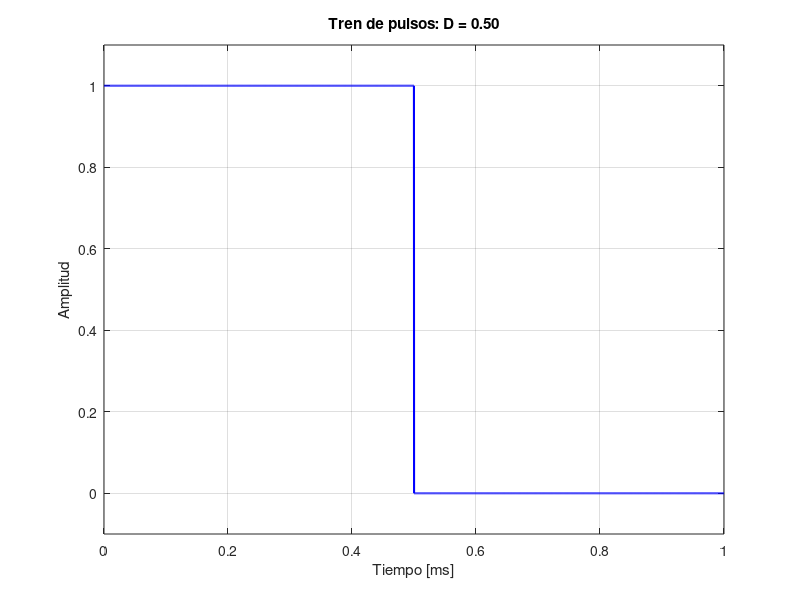
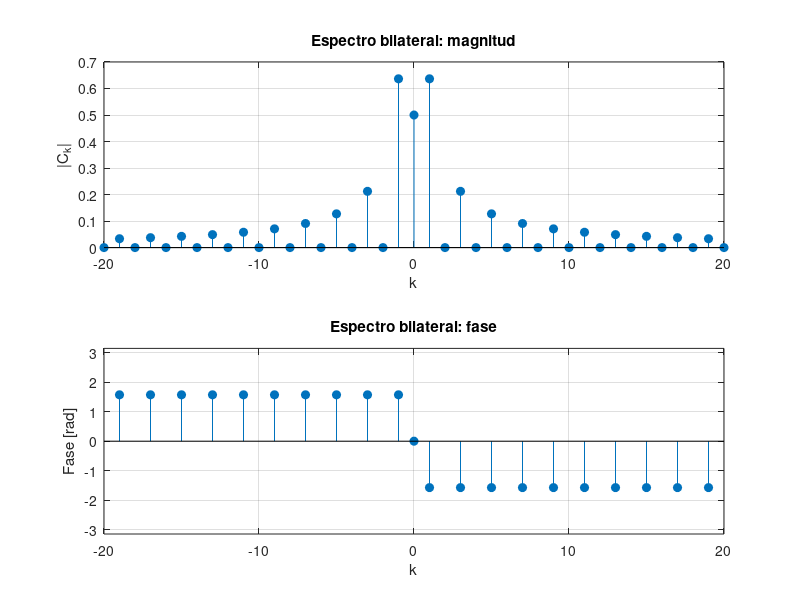
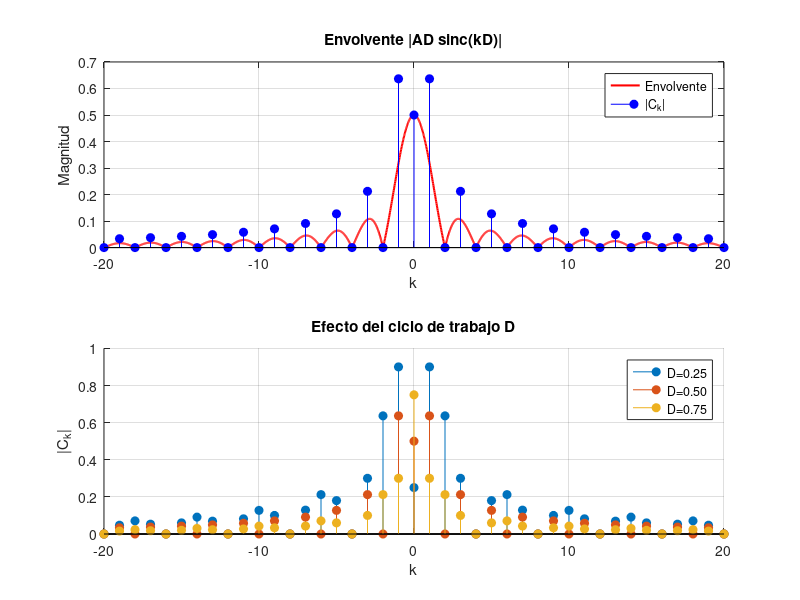
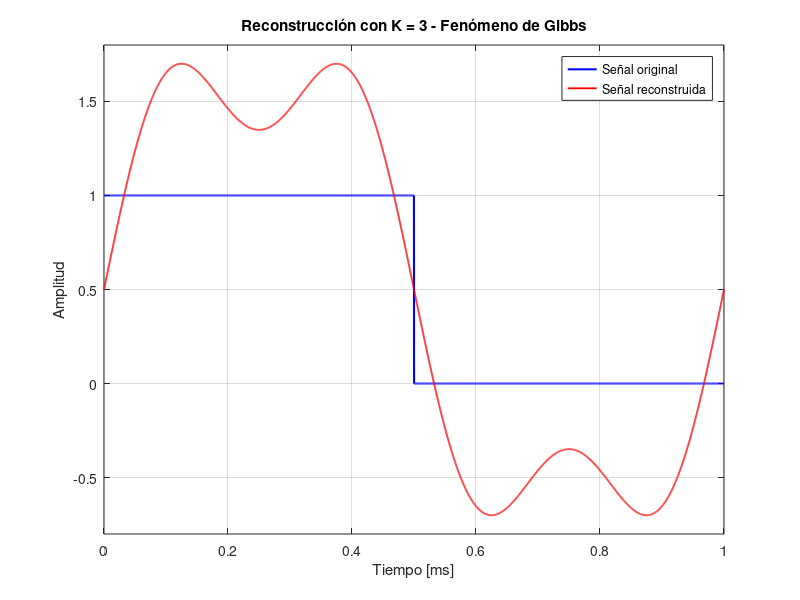

Source code (MATLAB) for these figures, in order:
clear;      
close all;  
clc;        

%% 1. TREN DE PULSOS PERIODICO
% -------------------------------------------------------------------------
% En esta sección se define una señal rectangular periódica.

A  = 1;                  % Amplitud del pulso.
f0 = 1000;               % Frecuencia fundamental [Hz].
T  = 1/f0;               % Periodo [s].
D  = 0.50;               % Ciclo de trabajo: 50%.
K  = 20;                 % Se analizarán armónicos desde -20 hasta 20.
w0 = 2*pi*f0;            % Frecuencia angular fundamental [rad/s].

% Se crean 5000 puntos dentro de un periodo.
% Mientras más puntos tengamos, más precisa será la representación
Nt = 5000;

% Genera un vector de tiempo desde 0 hasta T.
t = linspace(0,T,Nt);

% -------------------------------------------------------------------------
% DEFINICION DEL TREN DE PULSOS
% Como D = 0.5, el pulso ocupa la mitad del periodo.
% -------------------------------------------------------------------------

x = A*(t < D*T);

% Se crea una figura para observar la señal en el dominio del tiempo.
figure;

% Se grafica el tiempo en milisegundos para que sea más fácil de leer.
plot(t*1e3,x,'b','LineWidth',1.5);
grid on;

xlabel('Tiempo [ms]');
ylabel('Amplitud');

title(sprintf('Tren de pulsos: D = %.2f',D));

% Se limita el eje vertical para visualizar mejor el pulso.
ylim([-0.1 1.1]);


%% 2. COEFICIENTES DE FOURIER ANALITICOS Y NUMERICOS
% -------------------------------------------------------------------------

% Vector de índices de armónicos.
% Como K = 20:
% k = [-20 -19 ... -1 0 1 ... 19 20]
k = -K:K;

% -------------------------------------------------------------------------
% CALCULO ANALITICO DE LOS COEFICIENTES
% -------------------------------------------------------------------------


Ck_an = A*D*(k==0) + ...
        A*sinc(k*D).*exp(-1j*pi*k*D).*(k~=0);

Ck_an(k==0) = A*D;


% -------------------------------------------------------------------------
% CALCULO NUMERICO DE LOS COEFICIENTES
% -------------------------------------------------------------------------

% Se crea un vector inicialmente lleno de ceros para guardar los
% coeficientes numéricos.
Ck_num = zeros(size(k));

% Se recorre cada armónico.
for ii = 1:length(k)

    Ck_num(ii) = (1/T)*trapz(t,...
        x.*exp(-1j*k(ii)*w0*t));

end


% -------------------------------------------------------------------------
% COMPARACION ENTRE RESULTADO ANALITICO Y NUMERICO
% -------------------------------------------------------------------------
% -------------------------------------------------------------------------

fprintf('Error maximo analitico-numerico = %.3e\n',...
    max(abs(Ck_an-Ck_num)));


%% 3. ESPECTRO BILATERAL
% -------------------------------------------------------------------------

% angle() obtiene la fase de cada coeficiente complejo en radianes.
fase = angle(Ck_an);

% Cuando la magnitud es prácticamente cero, la fase no tiene significado.
% En esos puntos colocamos NaN para que MATLAB no los grafique.
fase(abs(Ck_an)<1e-10) = NaN;


% -------------------------------------------------------------------------
% GRAFICA DEL ESPECTRO
% -------------------------------------------------------------------------

figure;

% ---------------- MAGNITUD ----------------
subplot(2,1,1);

% stem() genera un gráfico discreto mediante "palitos".
stem(k,abs(Ck_an),'filled');

grid on;
xlabel('k');
ylabel('|C_k|');

title('Espectro bilateral: magnitud');


% ---------------- FASE ----------------
subplot(2,1,2);

stem(k,fase,'filled');

grid on;
xlabel('k');
ylabel('Fase [rad]');

title('Espectro bilateral: fase');

% La fase se limita entre -pi y pi.
ylim([-pi pi]);


%% 4. ENVOLVENTE SINC, EFECTO DE D Y CANCELACION DE ARMONICOS

% Se crea un vector con muchos puntos para dibujar suavemente
% la envolvente.
k_env = linspace(-K,K,2000);

% Se calcula la envolvente:
%
%       A*D*|sinc(kD)|
%
env = A*D*abs(sinc(k_env*D));


% -------------------------------------------------------------------------
% GRAFICA DE LA ENVOLVENTE Y LOS COEFICIENTES
% -------------------------------------------------------------------------

figure;

subplot(2,1,1);

% Se grafica la envolvente de manera continua.
plot(k_env,env,'r','LineWidth',1.5);
hold on;

% Se superponen los valores reales de los coeficientes de Fourier.
stem(k,abs(Ck_an),'b','filled');

grid on;
xlabel('k');
ylabel('Magnitud');

title('Envolvente |AD sinc(kD)|');

legend('Envolvente','|C_k|');


% -------------------------------------------------------------------------
% EFECTO DEL CICLO DE TRABAJO D
% -------------------------------------------------------------------------

D_values = [0.25 0.50 0.75];

subplot(2,1,2);
hold on;

% Se analiza cada valor de D.
for Dv = D_values

    % Se calculan los coeficientes de Fourier correspondientes
    % al nuevo ciclo de trabajo.
    Cv = A*Dv*(k==0) + ...
         A*sinc(k*Dv).*exp(-1j*pi*k*Dv).*(k~=0);

    % Se asegura el valor correcto de C0.
    Cv(k==0) = A*Dv;

    % Se grafica la magnitud de los coeficientes.
    stem(k,abs(Cv),'filled');

end

grid on;
xlabel('k');
ylabel('|C_k|');

title('Efecto del ciclo de trabajo D');

legend('D=0.25','D=0.50','D=0.75');


% -------------------------------------------------------------------------
% CANCELACION DE ARMONICOS
% -------------------------------------------------------------------------

fprintf('\nCancelacion para D = %.2f:\n',D);

% Se buscan los armónicos entre 1 y K donde:
%
% sin(pi*k*D) aproximadamente = 0

canc = find(abs(sin(pi*(1:K)*D))<1e-10);

fprintf('Armonicos cancelados: ');

disp(canc);


%% 5. RECONSTRUCCION, GIBBS Y ERROR RMS
% -------------------------------------------------------------------------

K_values = [3 5 20 50];

% Se analiza cada cantidad de armónicos.
for ii = 1:length(K_values)

    Kr = K_values(ii);

    % -------------------------------------------------------------
    % VECTOR DE ARMÓNICOS
    % -------------------------------------------------------------
    kk = -Kr:Kr;

    % -------------------------------------------------------------
    % CALCULO DE LOS COEFICIENTES
    % -------------------------------------------------------------
    Ck = A*D*(kk==0) + ...
         A*sinc(kk*D).*exp(-1j*pi*kk*D).*(kk~=0);

    % Se asegura el valor correcto de C0.
    Ck(kk==0) = A*D;

    % -------------------------------------------------------------
    % RECONSTRUCCION DE LA SEÑAL
    % -------------------------------------------------------------
    xr = real(Ck*exp(1j*w0*kk'*t));
    % -------------------------------------------------------------
    % GRAFICA INDIVIDUAL
    % -------------------------------------------------------------
    figure;
    
    plot(t*1e3,x,'b','LineWidth',1.5);
    hold on;
    
    plot(t*1e3,xr,'r','LineWidth',1.3);
    
    grid on;
    
    xlabel('Tiempo [ms]');
    ylabel('Amplitud');
    
    title(sprintf('Reconstrucción con K = %d - Fenómeno de Gibbs',Kr));
    
    legend('Señal original','Señal reconstruida');
    
    ylim([-0.8 1.8]);


end


% -------------------------------------------------------------------------
% ERROR RMS DE LA RECONSTRUCCION
% -------------------------------------------------------------------------

% Se prueban diferentes cantidades impares de armónicos:
% 1, 3, 5, ..., 99

K_err = 1:2:100;

% Vector donde se almacenará el RMSE de cada caso.
RMSE = zeros(size(K_err));


% Se repite el procedimiento para cada K.
for ii = 1:length(K_err)

    Kr = K_err(ii);

    % Vector de armónicos.
    kk = -Kr:Kr;


    % Coeficientes de Fourier.
    Ck = A*D*(kk==0) + ...
         A*sinc(kk*D).*exp(-1j*pi*kk*D).*(kk~=0);

    Ck(kk==0) = A*D;


    % Reconstrucción.
    xr = real(Ck*exp(1j*w0*kk'*t));


    % Cálculo del error RMS.
    RMSE(ii) = sqrt(mean((x-xr).^2));

end


% -------------------------------------------------------------------------
% GRAFICA DEL ERROR
% -------------------------------------------------------------------------

figure;

plot(K_err,RMSE,'o-','LineWidth',1.3);

grid on;

xlabel('Numero de armonicos K');
ylabel('RMSE');

title('Error de reconstruccion vs K');


%% 6. MUESTREO Y DTFS
% -------------------------------------------------------------------------

N = 64;

% Índices de las muestras:
% n = 0,1,2,...,63

n = 0:N-1;


% -------------------------------------------------------------------------
% NUMERO DE MUESTRAS QUE PERTENECEN AL PULSO
% -------------------------------------------------------------------------

M = round(D*N);


% Se crea inicialmente una secuencia de N ceros.
xn = zeros(1,N);

% Las primeras M muestras toman el valor A.
xn(1:M) = A;


% -------------------------------------------------------------------------
% CALCULO DE LA DTFS
% -------------------------------------------------------------------------

Xk = (1/N)*xn*exp(...
    -1j*2*pi*(0:N-1)'*(0:N-1)/N);


% -------------------------------------------------------------------------
% GRAFICAS DE LA SEÑAL DISCRETA Y SU ESPECTRO
% -------------------------------------------------------------------------

figure;

% ---------------- SECUENCIA DISCRETA ----------------
subplot(2,1,1);

stem(n,xn,'filled');

grid on;

xlabel('n');
ylabel('x[n]');

title('Secuencia periodica muestreada');


% ---------------- DTFS ----------------
subplot(2,1,2);

stem(0:N-1,abs(Xk),'filled');

grid on;

xlabel('k');
ylabel('|X[k]|');

title('Magnitud de la DTFS');


%% 7. RELACION ENTRE FOURIER CONTINUO Y DTFS
% -------------------------------------------------------------------------

Kc = 10;

kc = -Kc:Kc;


% -------------------------------------------------------------------------
% COEFICIENTES DE FOURIER CONTINUO
% -------------------------------------------------------------------------

Cc = A*D*(kc==0) + ...
     A*sinc(kc*D).*exp(-1j*pi*kc*D).*(kc~=0);

% Se asegura el valor de C0.
Cc(kc==0) = A*D;


% -------------------------------------------------------------------------
% EXTRACCION DE LOS COEFICIENTES CORRESPONDIENTES DE LA DTFS
% -------------------------------------------------------------------------

Xc = Xk(mod(kc,N)+1);


% -------------------------------------------------------------------------
% COMPARACION GRAFICA
% -------------------------------------------------------------------------

figure;

% Fourier continuo.
stem(kc,abs(Cc),'b','filled');

hold on;

% DTFS.
stem(kc,abs(Xc),'r--');

grid on;

xlabel('k');
ylabel('Magnitud');

title('Fourier continuo vs DTFS');

legend('|C_k| continuo','|X[k]| DTFS');


% -------------------------------------------------------------------------
% CALCULO DEL ERROR ENTRE AMBOS
% -------------------------------------------------------------------------

fprintf('\nError maximo Fourier continuo-DTFS = %.3e\n',...
    max(abs(Cc-Xc)));
